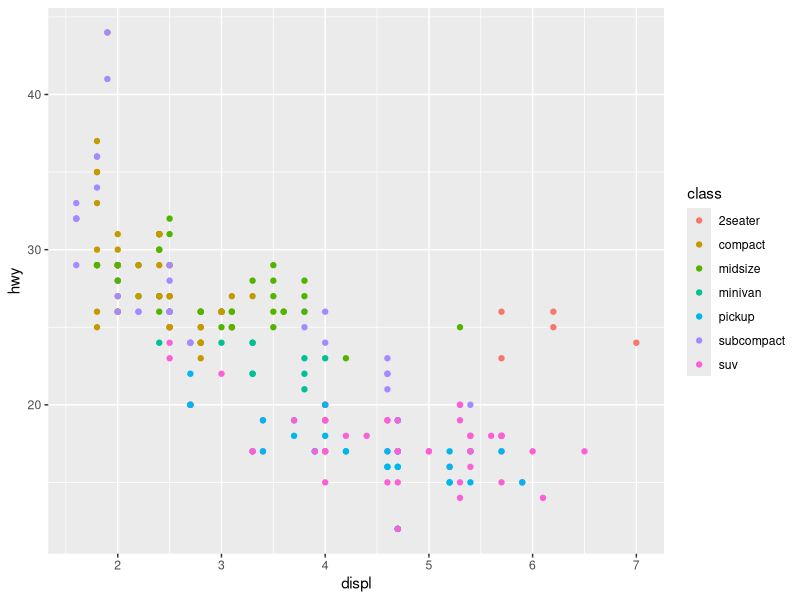
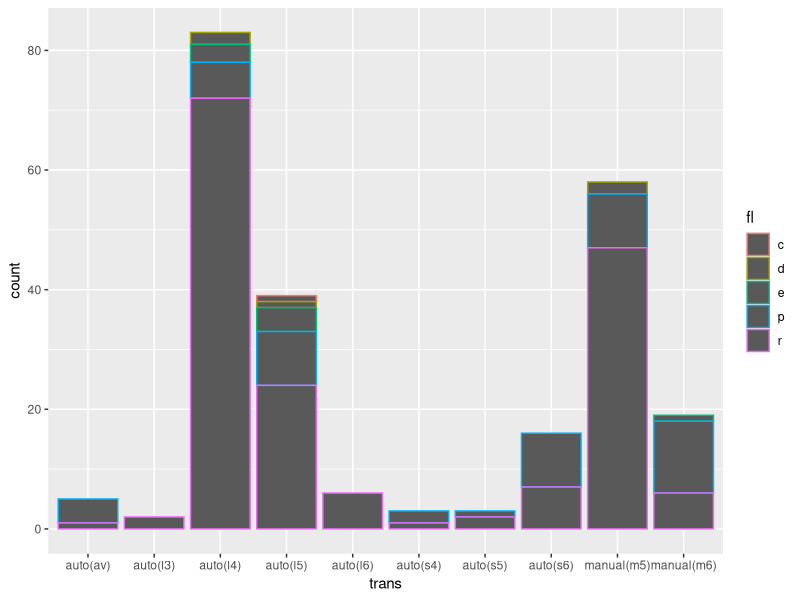

Reproduce these figures in R, in order.
## ---- chunk 1
knitr::opts_chunk$set(echo = TRUE)
## ---- chunk 2
library(readr)
Interbank_FX_Rates_Historical <- read_csv("datasets/Interbank FX Rates Historical.csv")
head(Interbank_FX_Rates_Historical)
## ---- chunk 3
df=read.csv("./datasets/Interbank FX Rates Historical.csv")
## ---- chunk 4
summary(df)
## ---- chunk 5
skimr::skim(df)
## ---- chunk 6
data(mpg)

## ---- chunk 7

## ---- chunk 8
library(ggplot2)
ggplot(mpg,aes(x=displ,y=hwy,colour = class))+
  geom_point()
## ---- chunk 9
ggplot(mpg,aes(x=trans,colour=fl))+geom_bar()
## ---- chunk 10
str(mpg)
## ---- chunk 11
library(tidyverse)
mpg1 <- mpg%>%
      filter(manufacturer > 123)
## ---- chunk 12
dim(mpg)
dim(mpg1)
